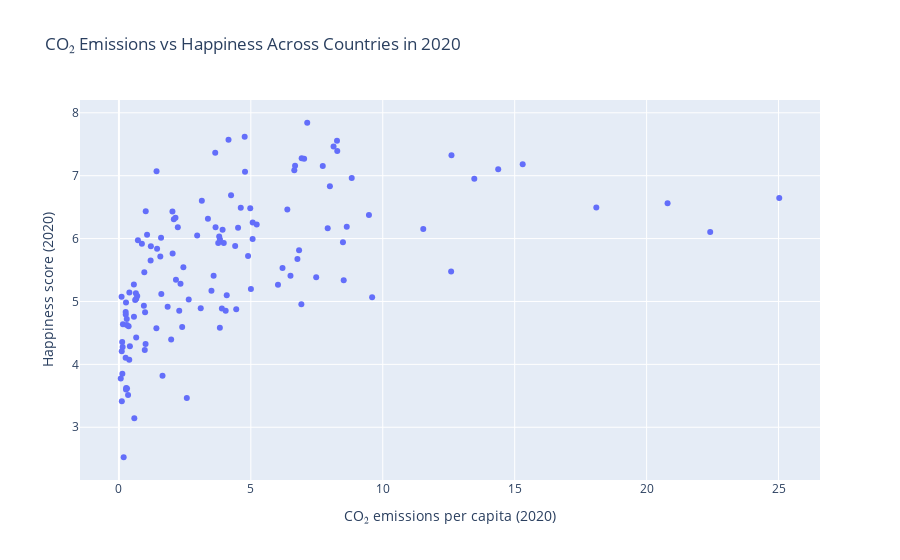

The cell this chart's notebook holds for it:
### Code cell
import plotly.express as px

fig = px.scatter(
    merged,
    x="CO2",
    y="Life evaluation (3-year average)",
    hover_name="Country name",
    labels={
        "CO2": f"CO₂ emissions per capita ({YEAR})",
        "Life evaluation (3-year average)": f"Happiness score ({YEAR})"
    },
    title=f"CO₂ Emissions vs Happiness Across Countries in {YEAR}"
)

fig.show()

### Figure 1 — Plotly figure (JSON) as saved in the notebook; plotly's stock layout.template omitted (floating-point values rounded to 4 significant figures; data arrays with more than 128 entries replaced by an {"elided": "..."} marker saying what was removed)
{"data": [{"hovertemplate": "<b>%{hovertext}</b><br><br>CO₂ emissions per capita (2020)=%{x}<br>Happiness score (2020)=%{y}<extra></extra>", "hovertext": {"elided": "129 str values"}, "legendgroup": "", "marker": {"color": "#636efa", "symbol": "circle"}, "mode": "markers", "name": "", "orientation": "v", "showlegend": false, "type": "scatter", "x": {"elided": "129 float values"}, "xaxis": "x", "y": {"elided": "129 float values"}, "yaxis": "y"}], "layout": {"legend": {"tracegroupgap": 0}, "title": {"text": "CO₂ Emissions vs Happiness Across Countries in 2020"}, "xaxis": {"anchor": "y", "domain": [0, 1], "title": {"text": "CO₂ emissions per capita (2020)"}}, "yaxis": {"anchor": "x", "domain": [0, 1], "title": {"text": "Happiness score (2020)"}}}}
